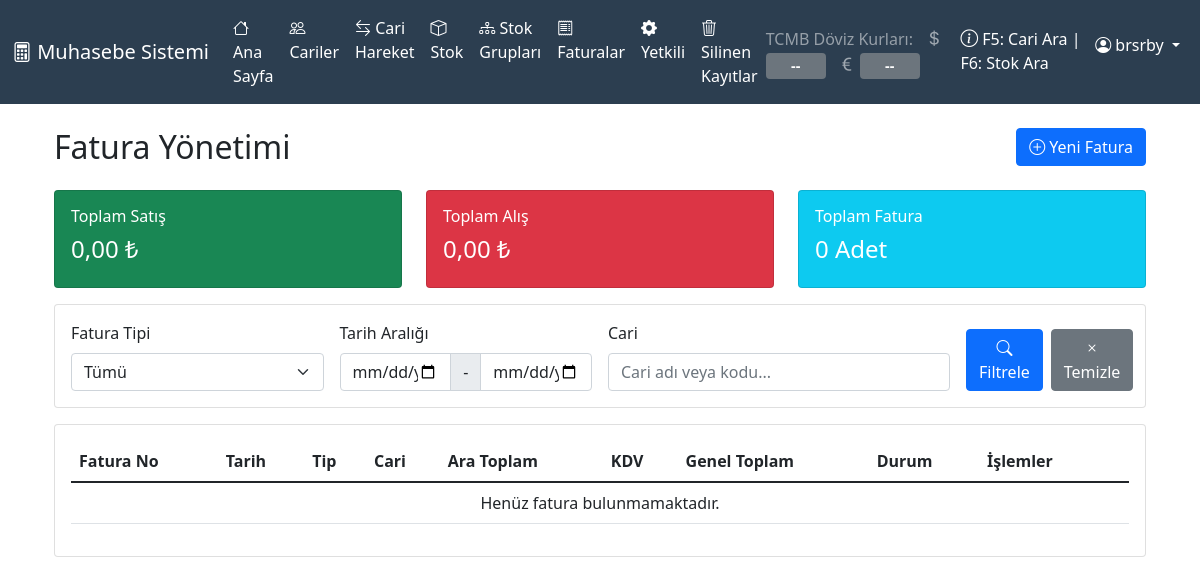
/fatura/ (signed in), run on an earlier commit of the app's database.
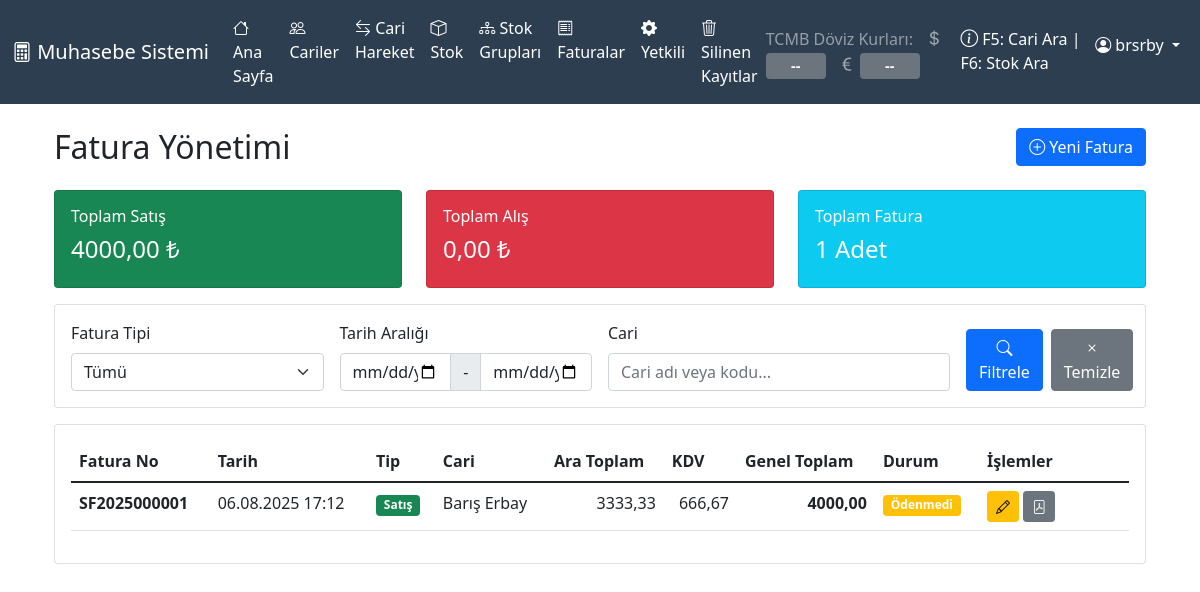
And on a later commit of the database.
### muhasebe/models.py (models this page shows, shortened)
class BaseModel(models.Model):
    olusturma_tarihi = models.DateTimeField(auto_now_add=True, verbose_name='Oluşturma Tarihi')
    guncelleme_tarihi = models.DateTimeField(auto_now=True, verbose_name='Güncelleme Tarihi')
    silindi = models.BooleanField(default=False, verbose_name='Silindi')
    silinme_tarihi = models.DateTimeField(null=True, blank=True, verbose_name='Silinme Tarihi')
    silen_kullanici = models.ForeignKey(User, on_delete=models.SET_NULL, null=True, blank=True,
                                       related_name='%(class)s_silen', verbose_name='Silen Kullanıcı')
    class Meta:
        abstract = True

class Fatura(BaseModel):
    FATURA_TIPLERI = [
        ('satis', 'Satış Faturası'),
        ('alis', 'Alış Faturası'),
    ]
    ISKONTO_TIPLERI = [
        ('yuzde', 'Yüzde'),
        ('tutar', 'Sabit Tutar'),
    ]
    fatura_no = models.CharField(max_length=20, unique=True, verbose_name='Fatura No')
    tarih = models.DateTimeField(default=timezone.now, verbose_name='Fatura Tarihi')  # DateTimeField olarak değiştir
    tip = models.CharField(max_length=20, choices=FATURA_TIPLERI, verbose_name='Fatura Tipi')
    cari = models.ForeignKey(CariKart, on_delete=models.PROTECT, related_name='faturalar', verbose_name='Cari')
    iskonto_tipi = models.CharField(max_length=10, choices=ISKONTO_TIPLERI, null=True, blank=True, verbose_name='İskonto Tipi')
    iskonto_degeri = models.DecimalField(max_digits=15, decimal_places=2, default=0, verbose_name='İskonto Değeri')
    iskonto_tutari = models.DecimalField(max_digits=15, decimal_places=2, default=0, verbose_name='İskonto Tutarı')
    ara_toplam = models.DecimalField(max_digits=15, decimal_places=2, default=0, verbose_name='Ara Toplam')
    kdv_tutari = models.DecimalField(max_digits=15, decimal_places=2, default=0, verbose_name='KDV Tutarı')
    genel_toplam = models.DecimalField(max_digits=15, decimal_places=2, default=0, verbose_name='Genel Toplam')
    aciklama = models.TextField(blank=True, verbose_name='Açıklama')
    vade_tarihi = models.DateField(blank=True, null=True, verbose_name='Vade Tarihi')
    odendi = models.BooleanField(default=False, verbose_name='Ödendi')
    iptal = models.BooleanField(default=False, verbose_name='İptal')
    olusturan = models.ForeignKey(User, on_delete=models.PROTECT, verbose_name='Oluşturan')
    class Meta:
        db_table = 'faturalar'
        verbose_name = 'Fatura'
        verbose_name_plural = 'Faturalar'
        ordering = ['-tarih', '-fatura_no']

class CariKart(BaseModel):
    FIRMA_TIPLERI = [
        ('sahis', 'Şahıs Firması'),
        ('sirket', 'Şirket'),
    ]
    kod = models.CharField(max_length=20, unique=True, verbose_name='Cari Kod', editable=False)
    unvan = models.CharField(max_length=200, verbose_name='Ünvan')
    grup = models.ForeignKey(CariGrup, on_delete=models.PROTECT,
                            related_name='cariler',
                            verbose_name='Cari Grubu')
    yetkili_adi = models.CharField(max_length=100, verbose_name='Yetkili Adı Soyadı')
    yetkili_tel1 = models.CharField(max_length=20, blank=True, verbose_name='Yetkili No 1')
    yetkili_tel2 = models.CharField(max_length=20, blank=True, verbose_name='Yetkili No 2')
    yetkili_tel3 = models.CharField(max_length=20, blank=True, verbose_name='Yetkili No 3')
    telefon = models.CharField(max_length=20, verbose_name='Telefon')
    email = models.EmailField(blank=True, verbose_name='E-posta')
    adres = models.TextField(verbose_name='Adres')
    il = models.ForeignKey(Il, on_delete=models.PROTECT, verbose_name='İl')
    ilce = models.ForeignKey(Ilce, on_delete=models.PROTECT, verbose_name='İlçe')
    firma_tipi = models.CharField(max_length=10, choices=FIRMA_TIPLERI, default='sahis', verbose_name='Firma Tipi')
    tc_kimlik = models.CharField(max_length=11, blank=True, verbose_name='TC Kimlik No',
                                validators=[RegexValidator(regex='^[0-9]{11}$',
                                          message='TC Kimlik No 11 haneli olmalıdır')])
    sirket_unvani = models.CharField(max_length=200, blank=True, verbose_name='Şirket Ünvanı')
    vergi_no = models.CharField(max_length=11, blank=True, verbose_name='Vergi No',
                               validators=[RegexValidator(regex='^[0-9]{10,11}$',
                                         message='Vergi no 10 veya 11 haneli olmalıdır')])
    vergi_dairesi = models.CharField(max_length=100, blank=True, verbose_name='Vergi Dairesi')
    risk_limiti = models.DecimalField(max_digits=15, decimal_places=2, default=0,
                                     verbose_name='Risk Limiti', validators=[MinValueValidator(0)])
    notlar = models.TextField(blank=True, verbose_name='Notlar')
    aktif = models.BooleanField(default=True, verbose_name='Aktif')
    class Meta:
        db_table = 'cari_kartlar'
        verbose_name = 'Cari Kart'
        verbose_name_plural = 'Cari Kartlar'
        ordering = ['kod']

### muhasebe/views.py (the view)
# urls.py: path('fatura/', views.fatura_list, name='fatura_list'),
@login_required
def fatura_list(request):
    faturalar = Fatura.objects.filter(silindi=False).select_related('cari', 'olusturan')
    tip = request.GET.get('tip')
    if tip:
        faturalar = faturalar.filter(tip=tip)
    tarih_bas = request.GET.get('tarih_bas')
    if tarih_bas:
        faturalar = faturalar.filter(tarih__date__gte=tarih_bas)
    tarih_son = request.GET.get('tarih_son')
    if tarih_son:
        faturalar = faturalar.filter(tarih__date__lte=tarih_son)
    cari_ara = request.GET.get('cari_ara')
    if cari_ara:
        faturalar = faturalar.filter(
            Q(cari__unvan__icontains=cari_ara) |
            Q(cari__kod__icontains=cari_ara)
        )
    toplam_satis = faturalar.filter(tip='satis').aggregate(
        toplam=Sum('genel_toplam')
    )['toplam'] or Decimal('0')
    toplam_alis = faturalar.filter(tip='alis').aggregate(
        toplam=Sum('genel_toplam')
    )['toplam'] or Decimal('0')
    context = {
        'faturalar': faturalar.order_by('-tarih', '-id'),
        'toplam_satis': toplam_satis,
        'toplam_alis': toplam_alis,
    }
    return render(request, 'fatura/list.html', context)

### templates/fatura/list.html (shortened to what the changed rows need)
{% extends 'base_dashboard.html' %}
{% load static %}
{% block content %}
<div class="container-fluid">
    <div class="row mb-3">
        <div class="col-md-6">
            <h2>Fatura Yönetimi</h2>
        </div>
    </div>
    <div class="row mb-3">
        <div class="col-md-4">
            <div class="card bg-success text-white">
                <div class="card-body">
                    <h6>Toplam Satış</h6>
                    <h4>{{ toplam_satis|floatformat:2 }} ₺</h4>
                </div>
            </div>
        </div>
        <div class="col-md-4">
            <div class="card bg-info text-white">
                <div class="card-body">
                    <h6>Toplam Fatura</h6>
                    <h4>{{ faturalar.count }} Adet</h4>
                </div>
            </div>
        </div>
    </div>
    <div class="card">
        <div class="card-body">
            <div class="table-responsive">
                <table class="table table-hover">
                    <thead>
                        <tr>
                            <th>Fatura No</th>
                            <th>Tarih</th>
                            <th>Tip</th>
                            <th>Cari</th>
                            <th>Ara Toplam</th>
                            <th>KDV</th>
                            <th>Genel Toplam</th>
                            <th>Durum</th>
                            <th width="150">İşlemler</th>
                        </tr>
                    </thead>
                    <tbody>
                        {% for fatura in faturalar %}
                        <tr>
                            <td><strong>{{ fatura.fatura_no }}</strong></td>
                            <td>{{ fatura.tarih|date:"d.m.Y H:i" }}</td>
                            <td>
                                {% if fatura.tip == 'satis' %}
                                    <span class="badge bg-success">Satış</span>
                                {% else %}
                                    <span class="badge bg-danger">Alış</span>
                                {% endif %}
                            </td>
                            <td>{{ fatura.cari.unvan }}</td>
                            <td class="text-end">{{ fatura.ara_toplam|floatformat:2 }}</td>
                            <td class="text-end">{{ fatura.kdv_tutari|floatformat:2 }}</td>
                            <td class="text-end"><strong>{{ fatura.genel_toplam|floatformat:2 }}</strong></td>
                            <td>
                                {% if fatura.odendi %}
                                    <span class="badge bg-success">Ödendi</span>
                                {% else %}
                                    <span class="badge bg-warning">Ödenmedi</span>
                                {% endif %}
                            </td>
                            <td>
                                <a href="{% url 'fatura_duzenle' fatura.pk %}" class="btn btn-sm btn-warning" title="Düzenle">
                                    <i class="bi bi-pencil"></i>
                                </a>
                                <a href="{% url 'fatura_pdf' fatura.pk %}" class="btn btn-sm btn-secondary" title="PDF" target="_blank">
                                    <i class="bi bi-file-pdf"></i>
                                </a>
                            </td>
                        </tr>
                        {% empty %}
                        <tr>
                            <td colspan="9" class="text-center">Henüz fatura bulunmamaktadır.</td>
                        </tr>
                        {% endfor %}
                    </tbody>
                </table>
            </div>
        </div>
    </div>
</div>
{% endblock %}

What changed in the data, as far as the page shows it:
added Fatura: fatura_no "SF2025000001", tarih "06.08.2025 17:12", tip "Satış", cari.unvan "Barış Erbay", ara_toplam "3333,33", kdv_tutari "666,67", genel_toplam "4000,00", odendi "Ödenmedi"
Also different on the page:
{{ toplam_satis|floatformat:2 }}: "0,00" → "4000,00"
{{ faturalar.count }}: "0" → "1"
text no longer shown: "Henüz fatura bulunmamaktadır."
